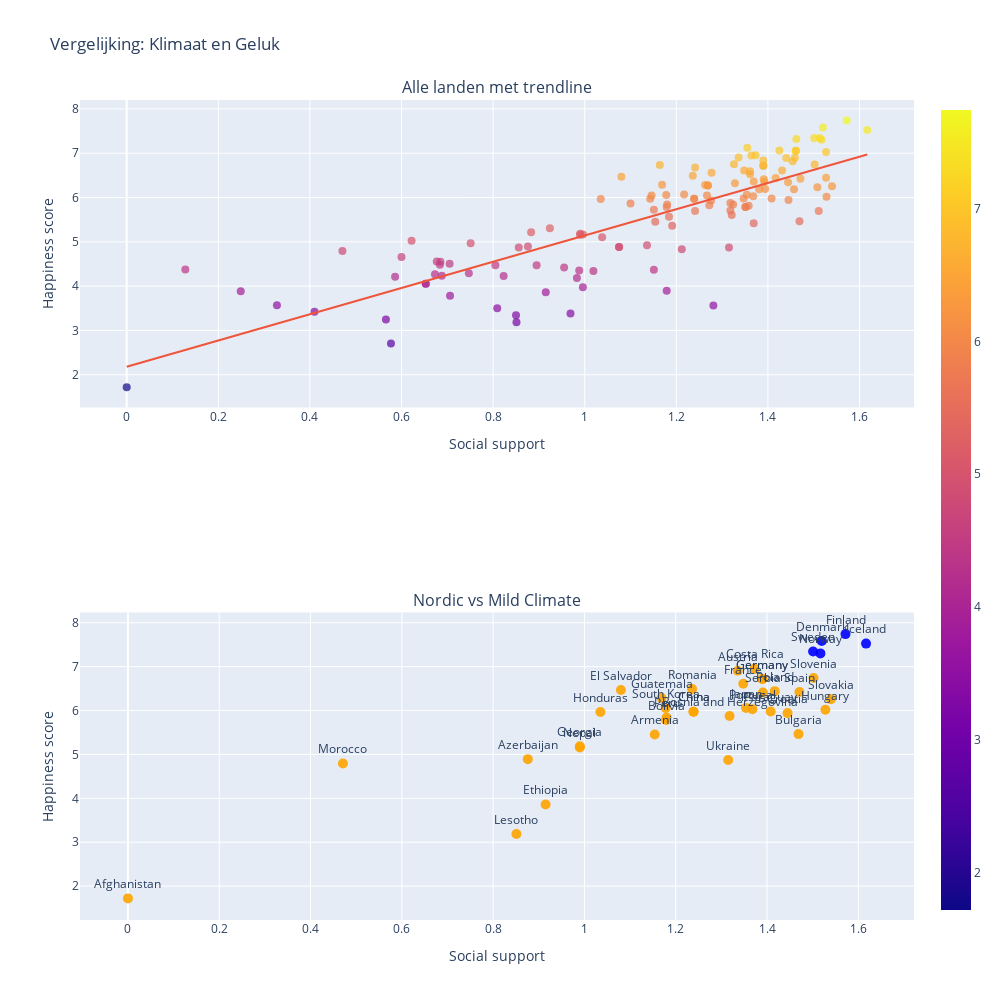

Notebook code cell kept with this figure:
### Markdown cell above
Uit Figuur X kunnen we zien dat er een positieve correlatie is tussen Social support en de Happiness score in verschillende landen. Landen met een betere sociale steun, hebben ook vaker een hogere Happiness score. Hieruit valt vooral op dat de landen bovenaan de lijst voornamelijk Scandinavische landen zijn (Zweden, Noorwegen, Finland, IJsland en Denemarken). Als we dit vergelijken met landen met een milder klimaat (tussen de 16 en 23 graden), zien we dat deze landen nog steeds, ondanks redelijke hoge scores in Social support en milder klimaat, toch lager scoren dan de Scandinavische landen. Dit komt zeker niet alleen door Social support en klimaat, maar de Scandinavische landen scoren over het algemeen veel hoger op alle andere factoren in dataset 1 dan andere landen.

### Code cell
# Definieer Nordic en gemiddeld warme landen
nordics = ['Sweden', 'Norway', 'Finland', 'Denmark', 'Iceland']
avg_temp_df = df123[(df123['temperature_celsius'] >= 16) & (df123['temperature_celsius'] <= 23)]
avg_temp_countries = avg_temp_df['country'].unique()

# Voeg Highlight-kolom toe voor categorisering
def climate_category(row):
    if row['country'] in nordics:
        return 'Nordic'
    elif row['country'] in avg_temp_countries:
        return 'Mild Climate'
    else:
        return 'Other'

df123['Highlight'] = df123.apply(climate_category, axis=1)

# Eerste plot: alle landen, viridis kleuren op basis van Ladder score
scatter_all = px.scatter(
    df123,
    x='Social support',
    y='Ladder score',
    color='Ladder score',                  # Viridis op happiness
    color_continuous_scale='viridis',
    trendline='ols',                        
    title='Correlatie: Social Support vs Happiness (alle landen)',
    hover_name='country'
)

scatter_all.update_traces(marker=dict(size=8, opacity=0.7), textposition='top center')

# Tweede plot: enkel Nordic vs Mild Climate landen
scan_vs_mild = px.scatter(
    df123[df123['Highlight'].isin(['Nordic', 'Mild Climate'])],
    x='Social support',
    y='Ladder score',
    color='Highlight',
    color_discrete_map={'Nordic': 'blue', 'Mild Climate': 'orange'},
    text='country',
    title='Nordic vs Mild Climate landen: Social Support vs Happiness',
    hover_name='country'
)

scan_vs_mild.update_traces(marker=dict(size=10, opacity=0.9), textposition='top center')

# Combineer beide in subplots
final_fig = make_subplots(rows=2, cols=1, subplot_titles=("Alle landen met trendline", "Nordic vs Mild Climate"))

for trace in scatter_all.data:
    final_fig.add_trace(trace, row=1, col=1)
for trace in scan_vs_mild.data:
    final_fig.add_trace(trace, row=2, col=1)

# 6. Layout en labels
final_fig.update_layout(
    height=1000,
    width=1000,
    title_text="Vergelijking: Klimaat en Geluk",
    showlegend=False
)
final_fig.update_xaxes(title_text="Social support", row=1, col=1)
final_fig.update_xaxes(title_text="Social support", row=2, col=1)
final_fig.update_yaxes(title_text="Happiness score", row=1, col=1)
final_fig.update_yaxes(title_text="Happiness score", row=2, col=1)

# 7. Toon figuur
final_fig.show()

### Figure 1 — Plotly figure (JSON) as saved in the notebook; plotly's stock layout.template omitted (floating-point values rounded to 4 significant figures; data arrays with more than 128 entries replaced by an {"elided": "..."} marker saying what was removed)
{"data": [{"hovertemplate": "<b>%{hovertext}</b><br><br>Social support=%{x}<br>Ladder score=%{marker.color}<extra></extra>", "hovertext": {"elided": "217 str values"}, "legendgroup": "", "marker": {"color": {"elided": "217 float values"}, "coloraxis": "coloraxis", "opacity": 0.7, "size": 8, "symbol": "circle"}, "mode": "markers", "name": "", "orientation": "v", "showlegend": false, "textposition": "top center", "type": "scatter", "x": {"elided": "217 float values"}, "xaxis": "x", "y": {"elided": "217 float values"}, "yaxis": "y"}, {"hovertemplate": "<b>OLS trendline</b><br>Ladder score = 2.96208 * Social support + 2.18271<br>R<sup>2</sup>=0.684833<br><br>Social support=%{x}<br>Ladder score=%{y} <b>(trend)</b><extra></extra>", "legendgroup": "", "marker": {"opacity": 0.7, "size": 8, "symbol": "circle"}, "mode": "lines", "name": "", "showlegend": false, "textposition": "top center", "type": "scatter", "x": {"elided": "134 float values"}, "xaxis": "x", "y": {"elided": "134 float values"}, "yaxis": "y"}, {"hovertemplate": "<b>%{hovertext}</b><br><br>Highlight=Mild Climate<br>Social support=%{x}<br>Ladder score=%{y}<br>country=%{text}<extra></extra>", "hovertext": ["Afghanistan", "Armenia", "Austria", "Azerbaijan", "Bolivia", "Bosnia and Herzegovina", "Bulgaria", "Bélgica", "China", "China", "Costa Rica", "Croatia", "Czech Republic", "El Salvador", "Eritrea", "Ethiopia", "France", "Georgia", "Germany", "Germany", "Guatemala", "Honduras", "Hungary", "Japan", "Kyrghyzstan", "Lesotho", "Letonia", "Monaco", "Morocco", "Nepal", "North Korea", "Paraguay", "Peru", "Poland", "Portugal", "Romania", "San Marino", "Serbia", "Slovakia", "Slovenia", "South Korea", "Spain", "Tonga", "Ukraine"], "legendgroup": "Mild Climate", "marker": {"color": "orange", "opacity": 0.9, "size": 10, "symbol": "circle"}, "mode": "markers+text", "name": "Mild Climate", "orientation": "v", "showlegend": true, "text": ["Afghanistan", "Armenia", "Austria", "Azerbaijan", "Bolivia", "Bosnia and Herzegovina", "Bulgaria", "Bélgica", "China", "China", "Costa Rica", "Croatia", "Czech Republic", "El Salvador", "Eritrea", "Ethiopia", "France", "Georgia", "Germany", "Germany", "Guatemala", "Honduras", "Hungary", "Japan", "Kyrghyzstan", "Lesotho", "Letonia", "Monaco", "Morocco", "Nepal", "North Korea", "Paraguay", "Peru", "Poland", "Portugal", "Romania", "San Marino", "Serbia", "Slovakia", "Slovenia", "South Korea", "Spain", "Tonga", "Ukraine"], "textposition": "top center", "type": "scatter", "x": [0, 1.154, 1.336, 0.876, 1.179, 1.318, 1.469, null, 1.239, 1.239, 1.373, 1.445, null, 1.08, null, 0.915, 1.348, 0.99, 1.39, 1.39, 1.169, 1.035, 1.528, 1.354, null, 0.851, null, null, 0.471, 0.99, null, 1.408, 1.18, 1.417, 1.368, 1.236, null, 1.391, 1.54, 1.502, 1.178, 1.471, null, 1.315], "xaxis": "x2", "y": [1.721, 5.455, 6.905, 4.893, 5.784, 5.877, 5.463, null, 5.973, 5.973, 6.955, 5.942, null, 6.469, null, 3.861, 6.609, 5.185, 6.719, 6.719, 6.287, 5.968, 6.017, 6.06, null, 3.186, null, null, 4.795, 5.158, null, 5.977, 5.841, 6.442, 6.03, 6.491, null, 6.411, 6.257, 6.743, 6.058, 6.421, null, 4.873], "yaxis": "y2"}, {"hovertemplate": "<b>%{hovertext}</b><br><br>Highlight=Nordic<br>Social support=%{x}<br>Ladder score=%{y}<br>country=%{text}<extra></extra>", "hovertext": ["Denmark", "Finland", "Iceland", "Norway", "Sweden"], "legendgroup": "Nordic", "marker": {"color": "blue", "opacity": 0.9, "size": 10, "symbol": "circle"}, "mode": "markers+text", "name": "Nordic", "orientation": "v", "showlegend": true, "text": ["Denmark", "Finland", "Iceland", "Norway", "Sweden"], "textposition": "top center", "type": "scatter", "x": [1.52, 1.572, 1.617, 1.517, 1.501], "xaxis": "x2", "y": [7.583, 7.741, 7.525, 7.302, 7.344], "yaxis": "y2"}], "layout": {"annotations": [{"font": {"size": 16}, "showarrow": false, "text": "Alle landen met trendline", "x": 0.5, "xanchor": "center", "xref": "paper", "y": 1, "yanchor": "bottom", "yref": "paper"}, {"font": {"size": 16}, "showarrow": false, "text": "Nordic vs Mild Climate", "x": 0.5, "xanchor": "center", "xref": "paper", "y": 0.375, "yanchor": "bottom", "yref": "paper"}], "height": 1000, "showlegend": false, "title": {"text": "Vergelijking: Klimaat en Geluk"}, "width": 1000, "xaxis": {"anchor": "y", "autorange": true, "domain": [0, 1], "range": [-0.102, 1.719], "title": {"text": "Social support"}, "type": "linear"}, "xaxis2": {"anchor": "y2", "autorange": true, "domain": [0, 1], "range": [-0.105, 1.722], "title": {"text": "Social support"}, "type": "linear"}, "yaxis": {"anchor": "x", "autorange": true, "domain": [0.625, 1], "range": [1.261, 8.201], "title": {"text": "Happiness score"}, "type": "linear"}, "yaxis2": {"anchor": "x2", "autorange": true, "domain": [0, 0.375], "range": [1.228, 8.234], "title": {"text": "Happiness score"}, "type": "linear"}}}
